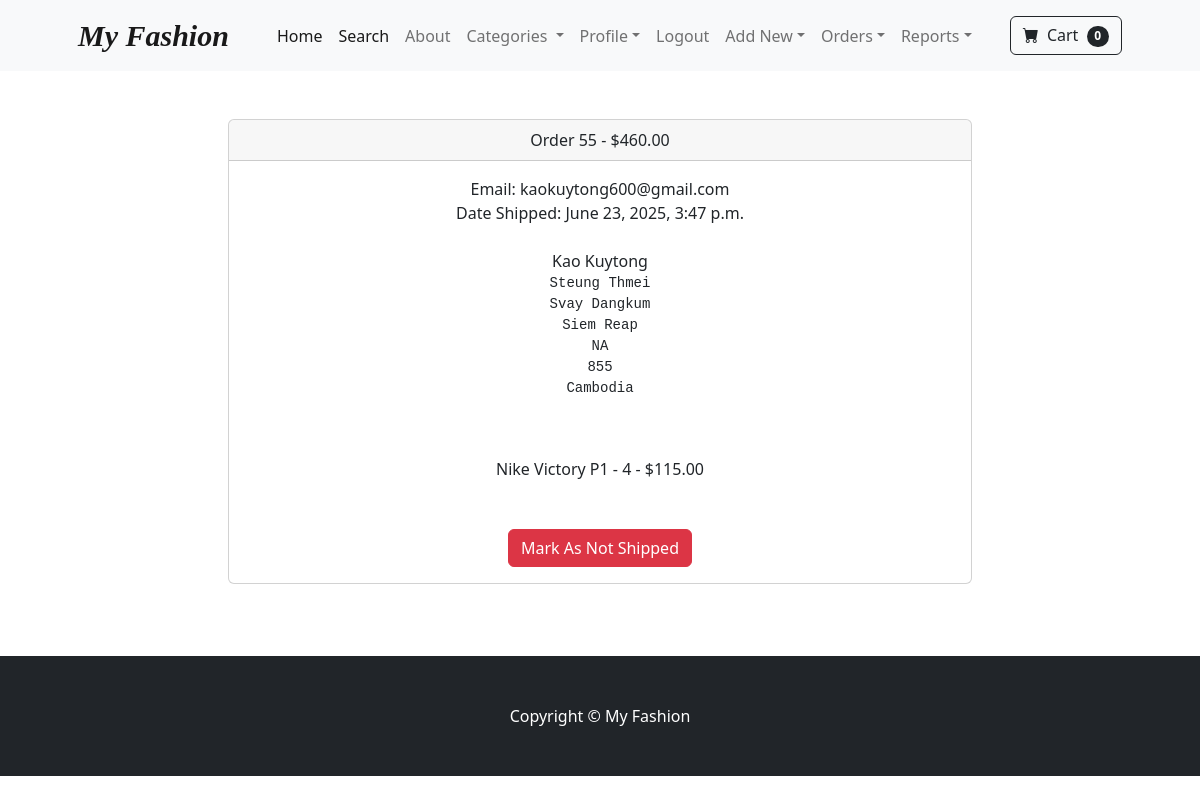
The app's page /payment/orders/55 (signed in) with its own data.
### payment/models.py (models this page shows, shortened)
class Order(models.Model):
    user = models.ForeignKey(User, on_delete=models.CASCADE, null=True, blank=True)
    full_name = models.CharField(max_length=250)
    email = models.EmailField(max_length=250)
    shipping_address = models.TextField(max_length=15000)
    amount_paid = models.DecimalField(max_digits=7, decimal_places=2)
    date_ordered = models.DateTimeField(auto_now_add=True)
    shipped = models.BooleanField(default=False)
    date_shipped = models.DateTimeField(blank=True, null=True)
    delivered = models.BooleanField(default=False)
    date_delivered = models.DateTimeField(blank=True, null=True)
    viewed_by_admin = models.BooleanField(default=False)

class OrderItem(models.Model):
    order = models.ForeignKey(Order, on_delete=models.CASCADE, null=True)
    product = models.ForeignKey(Product, on_delete=models.CASCADE, null=True, blank=True)
    user = models.ForeignKey(User, on_delete=models.CASCADE, null=True, blank=True)
    quantity = models.PositiveBigIntegerField(default=1)
    price = models.DecimalField(max_digits=7, decimal_places=2)

### store/models.py (models this page shows)
class Product(models.Model):
    name = models.CharField(max_length=100)
    price = models.DecimalField(default=0, decimal_places=2, max_digits=6)
    category = models.ForeignKey(Category, on_delete=models.CASCADE, default=1)
    description = models.CharField(max_length=250, default='', blank=True, null=True)
    image = models.ImageField(upload_to='upload/product/', blank=True, null=True)
    is_on_sale = models.BooleanField(default=False)
    sale_price = models.DecimalField(max_digits=10, decimal_places=2, null=True, blank=True)
    quantity = models.IntegerField(default=0)
    def __str__(self):
        return self.name

### payment/views.py (the view)
def orders(request, pk):
    if request.user.is_authenticated and request.user.is_superuser:
        order = Order.objects.get(id=pk)
        items = OrderItem.objects.filter(order=pk)
        return render(request, 'payment/orders.html', {"order":order, "items":items})
    else:
        messages.success(request, "Access Denied")
        return redirect('home')

### cart/cart.py (called while the page is built)
    def __len__(self):
        return len(self.cart)

### cart/context_processors.py (called while the page is built)
def cart(request):
	return {'cart': Cart(request)}

### store/context_processors.py (called while the page is built)
def categories_processor(request):
    categories = Category.objects.all()
    return {'categories': categories}

### store/models.py (called while the page is built)
    def __str__(self):
        return self.name

### payment/templates/payment/orders.html (shortened to what this page needs)
{% extends 'base.html' %}
{% block content %}
        <div class="container">
            <div class="row">
                <center>
                    <div class="col-8">
                        <br/><br/>
<div class="card">
  <div class="card-header">
    Order {{ order.id }} - ${{ order.amount_paid }}
  </div>
  <div class="card-body">
    Email: {{ order.email }}<br/>
    {% if order.date_shipped %}
        Date Shipped: {{ order.date_shipped }}
    {% else %}
        Date Ordered: {{ order.date_ordered }}
    {% endif %}
    <br/><br/>
    {{ order.full_name }}<br/>
    <pre>{{ order.shipping_address }}
    </pre>
    {% for item in items %}
        {{ item.product }} - {{ item.quantity }} - ${{ item.price }}<br/>
    {% endfor %}
    <br/><br/>
    {% if not order.shipped %}
    <form method="POST">
        {% csrf_token %}
        <input type="hidden" name="shipping_status" value="true">
        <button type="submit" class="btn btn-success">Mark As Shipped</button>
    </form>
    {% else %}
    <form method="POST">
        <button type="submit" class="btn btn-danger">Mark As Not Shipped</button>
    </form>
    {% endif %}
  </div>
</div>
<br/>
<br/><br/>
                    </div>
                </center>
            </div>
        </div>
{% endblock %}

### records on screen
Order: id "55", amount_paid "460.00", email "kaokuytong600@gmail.com", date_shipped "June 23, 2025, 3:47 p.m.", full_name "Kao Kuytong", shipping_address "Steung Thmei Svay Dangkum Siem Reap NA 855 Cambodia"
OrderItem: product "Nike Victory P1", quantity "4", price "115.00"

### other values on screen
{{ cart|length }} "0"
